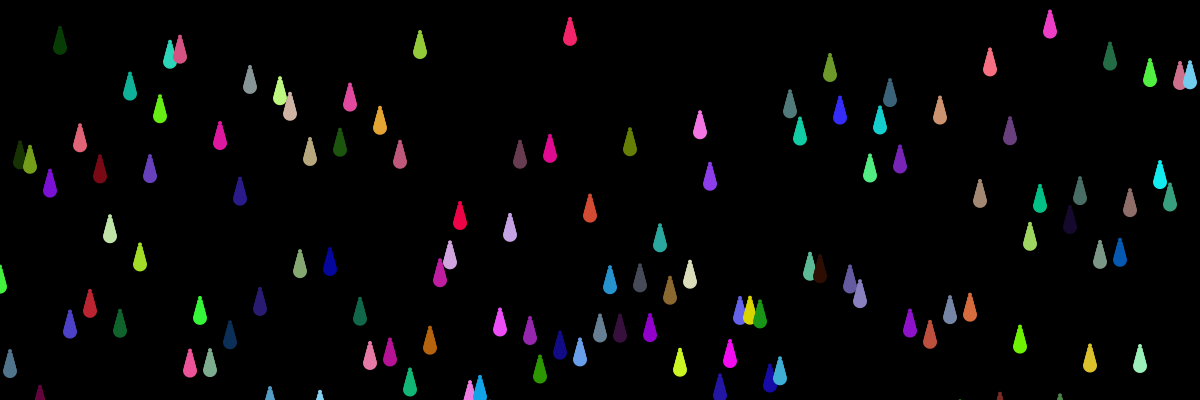
Frame 1 (no input)
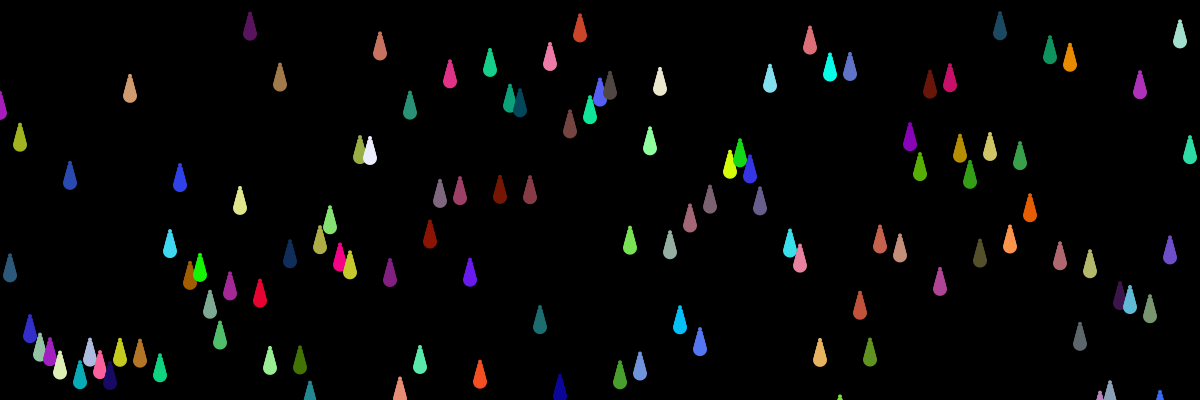
Frame 60 (the mouse pressed at the canvas centre just before this capture)
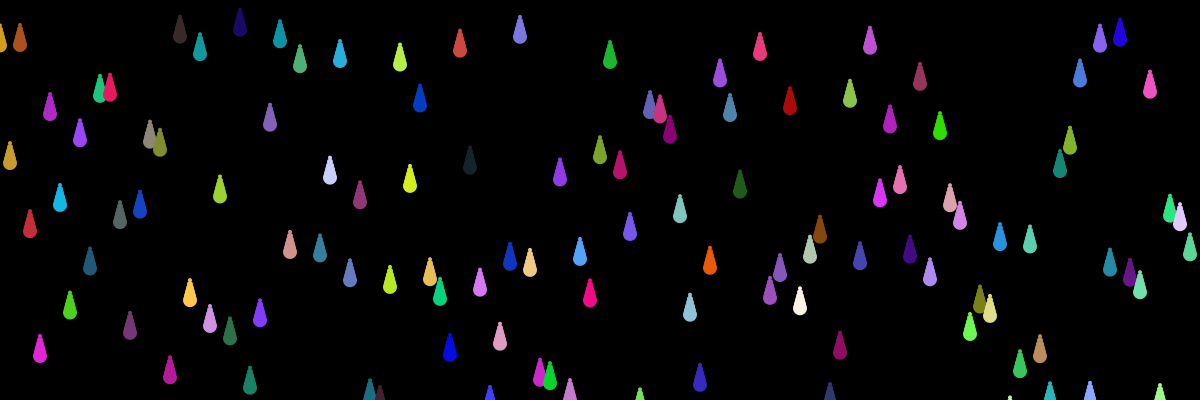
Frame 120 (the mouse held since frame 60 and released just before this capture)

The Processing sketch that drew these frames (run headless with seeded random() and noise(); from frame 60 on, the mouse is pressed at the canvas centre):

// Processing sketch: processing_163599
// ── processing_163599.pde

void setup()
{
  size(1200,400);
  frameRate(10);
}

void draw()
{
  background(0);
  for (float x=0; x<width; x+=10) { 
    float randY = random(0,height); 
    drawRain(x, randY); 
  
  }
}

void drawRain(float x, float y){
   fill(random(0,255),random(0,255),random(0,255));
 
    for (int i=2;i<8;i++){
        noStroke();
        ellipse(x,(i*4)+y,(i*2),(i*2));
    } 
  
}
